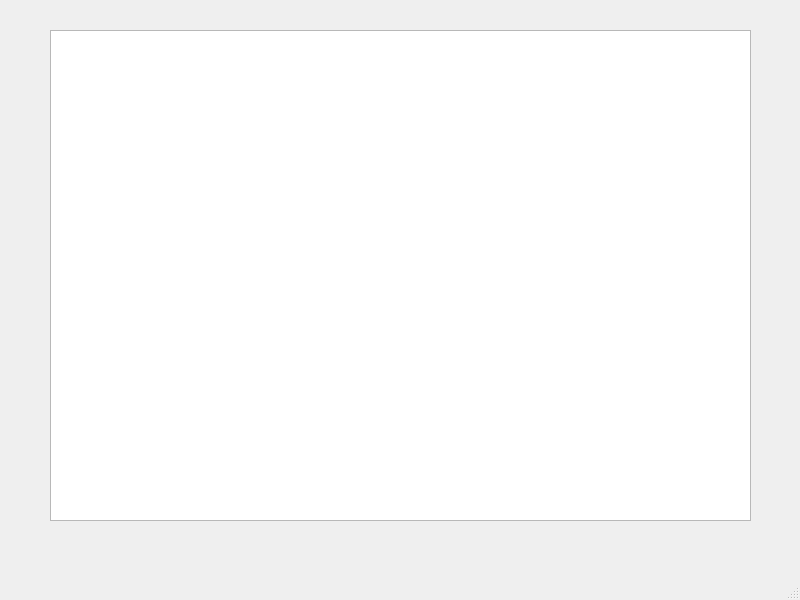
<?xml version="1.0" encoding="UTF-8"?>
<ui version="4.0">
 <class>MainWindow</class>
 <widget class="QMainWindow" name="MainWindow">
  <property name="geometry">
   <rect>
    <x>0</x>
    <y>0</y>
    <width>800</width>
    <height>600</height>
   </rect>
  </property>
  <property name="windowTitle">
   <string>MainWindow</string>
  </property>
  <widget class="QWidget" name="centralwidget">
   <widget class="QListWidget" name="listWidget">
    <property name="geometry">
     <rect>
      <x>50</x>
      <y>30</y>
      <width>701</width>
      <height>491</height>
     </rect>
    </property>
    <property name="styleSheet">
     <string notr="true"/>
    </property>
   </widget>
  </widget>
  <widget class="QMenuBar" name="menubar">
   <property name="geometry">
    <rect>
     <x>0</x>
     <y>0</y>
     <width>800</width>
     <height>21</height>
    </rect>
   </property>
  </widget>
  <widget class="QStatusBar" name="statusbar"/>
 </widget>
 <resources/>
 <connections/>
</ui>
